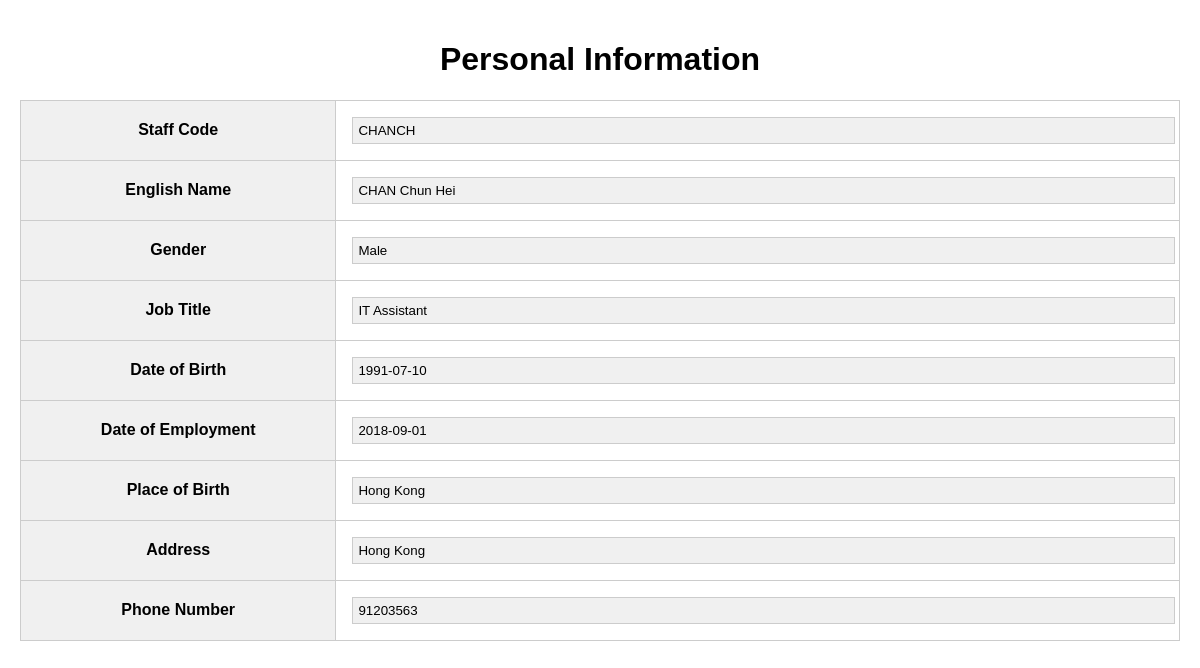
/page/profile/personalinfo.php (signed in), run on the app's committed database.
### tables this page shows
CREATE TABLE IF NOT EXISTS `staff` (
  `staffID` int NOT NULL AUTO_INCREMENT,
  `loginID` int DEFAULT NULL,
  `staffCode` varchar(20) NOT NULL,
  `staffEngName` varchar(30) NOT NULL,
  `staffChiName` varchar(30) NOT NULL,
  `staffSex` varchar(10) NOT NULL,
  `staffJobTitle` varchar(30) NOT NULL,
  `staffDateOfBirth` date NOT NULL,
  `staffDateOfEmployment` date NOT NULL,
  `staffPlaceOfBirth` varchar(30) NOT NULL,
  `staffAddress` varchar(30) NOT NULL,
  `staffPhoneNumber` int NOT NULL,
  PRIMARY KEY (`staffID`)
);

### page/profile/personalinfo.php (the view, shortened to what this page needs)
<!DOCTYPE html>
<html>
<head>
</head>
<body>
    <h1>Personal Information</h1>
    <?php
    require_once('../../connectdb.php');
    if ($_SESSION['type'] == 'T' || $_SESSION['type'] == 'A') {
        $sql = "SELECT `staffCode`, `staffEngName`, `staffSex`, `staffJobTitle`, `staffDateOfBirth`, `staffDateOfEmployment`, `staffPlaceOfBirth`, `staffAddress`, `staffPhoneNumber` FROM staff WHERE loginID = :loginID";
        $stmt = $pdo->prepare($sql);
        $stmt->bindParam(':loginID', $_SESSION['loginID'], PDO::PARAM_INT);
    } elseif ($_SESSION['type'] == 'P') {
        $sql = "SELECT `parentRegCode`, `parentEngName`, `parentSex`, `parentDateOfBirth`, `parentAddress`, `relationWithStudent`, `studentRegNumber` FROM parents WHERE parentRegCode = :parentRegCode";
        $stmt = $pdo->prepare($sql);
        $stmt->bindParam(':parentRegCode', $_SESSION['loginName'], PDO::PARAM_STR);
    }
    $stmt->execute();
    $result = $stmt->fetch(PDO::FETCH_ASSOC);
    if ($result) {
        echo '<table>';
        foreach ($result as $key => $value) {
            echo '<tr>';
            echo '<th>';
            if ($key == 'studentRegNumber') {
                echo 'Student No.';
            } elseif ($key == 'studentEngName') {
                echo 'English Name';
            } elseif ($key == 'studentSex') {
                echo 'Gender';
            } elseif ($key == 'studentDateOfBirth') {
                echo 'Date of Birth';
            } elseif ($key == 'studentPlaceOfBirth') {
                echo 'Place of Birth';
            } elseif ($key == 'studentAddress') {
                echo 'Address';
            } elseif ($key == 'classNumber') {
                echo 'Class Number';
            } elseif ($key == 'className') {
                echo 'Class Name';
            } elseif ($key == 'staffCode') {
                echo 'Staff Code';
            } elseif ($key == 'staffEngName') {
                echo 'English Name';
            } elseif ($key == 'staffChiName') {
                echo 'Chinese Name';
            } elseif ($key == 'staffSex') {
                echo 'Gender';
            } elseif ($key == 'staffJobTitle') {
                echo 'Job Title';
            } elseif ($key == 'staffDateOfBirth') {
                echo 'Date of Birth';
            } elseif ($key == 'staffDateOfEmployment') {
                echo 'Date of Employment';
            } elseif ($key == 'staffPlaceOfBirth') {
                echo 'Place of Birth';
            } elseif ($key == 'staffAddress') {
                echo 'Address';
            } elseif ($key == 'staffPhoneNumber') {
                echo 'Phone Number';
            } elseif ($key == 'parentRegCode') {
                echo 'Parent Code';
            } elseif ($key == 'parentEngName') {
                echo 'English Name';
            } elseif ($key == 'parentChiName') {
                echo 'Chinese Name';
            } elseif ($key == 'parentSex') {
                echo 'Gender';
            } elseif ($key == 'parentDateOfBirth') {
                echo 'Date of Birth';
            } elseif ($key == 'parentAddress') {
                echo 'Address';
            } elseif ($key == 'relationWithStudent') {
                echo 'Relation with Student';
            }
            echo '</th>';
            echo '<td><input type="text" value="' . $value . '" readonly></td>';
            echo '</tr>';
        }
        echo '</table>';
    } else {
        echo 'No corresponding profile found.';
    }
    ?>
</body>
</html>

### page/profile/personalinfo.php (style rules this page uses)
body { font-family: Arial, sans-serif; margin: 0; padding: 20px; }
h1 { text-align: center; }
table { width: 100%; border-collapse: collapse; }
th, td { padding: 16px; border: 1px solid #ccc; }
th { background-color: #f0f0f0; font-weight: bold; max-width: 50px; white-space: nowrap; overflow: hidden; text-overflow: ellipsis; }
input[type="text"] { width: 100%; padding: 5px; border: 1px solid #ccc; background-color: #f0f0f0; }

### data on the page
staff: staffCode "CHANCH", staffEngName "CHAN Chun Hei", staffSex "Male", staffJobTitle "IT Assistant", staffDateOfBirth "1991-07-10", staffDateOfEmployment "2018-09-01", staffPlaceOfBirth "Hong Kong", staffAddress "Hong Kong", staffPhoneNumber "91203563"
